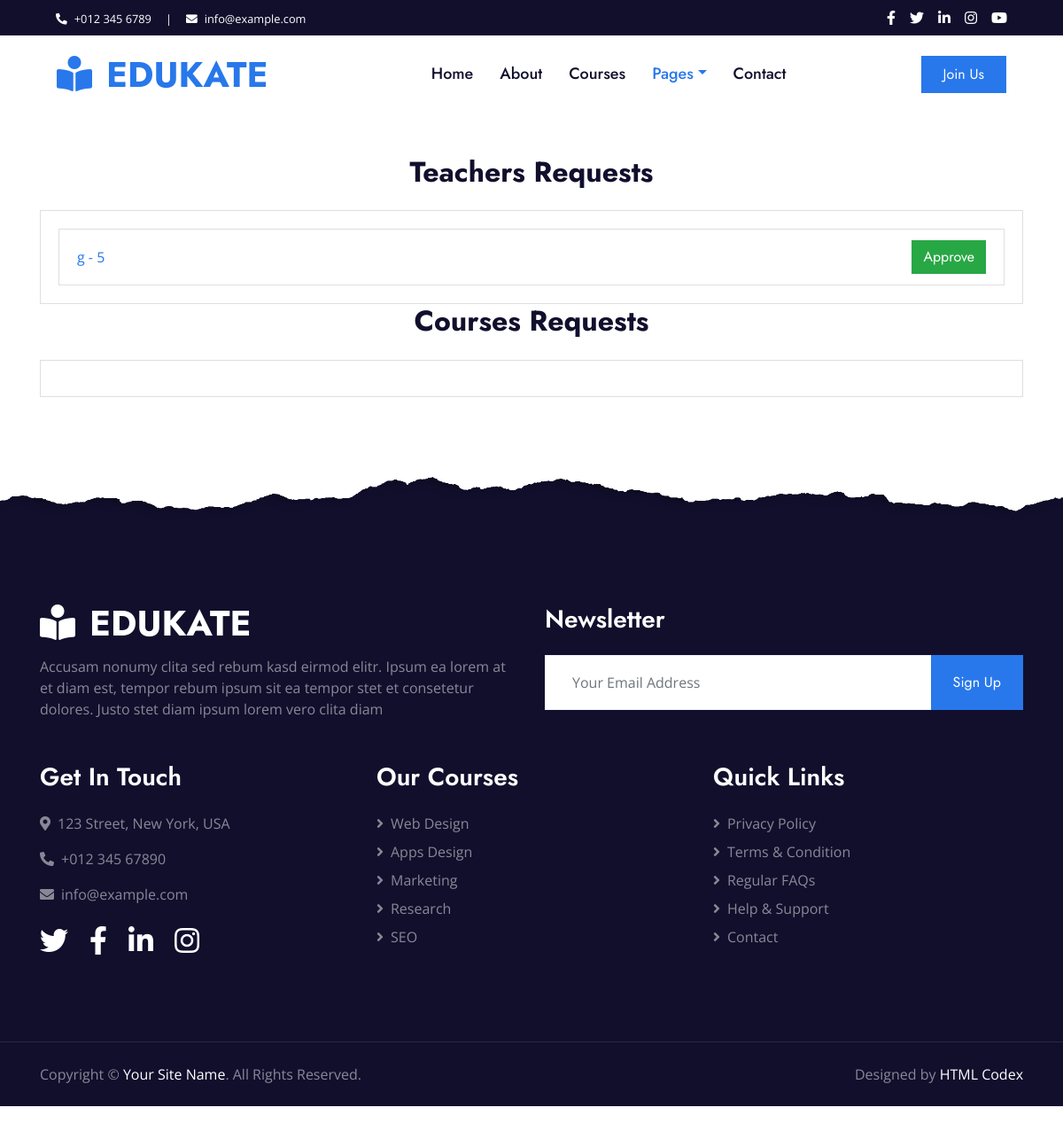
Before: /admin_dashboard with the older database file.
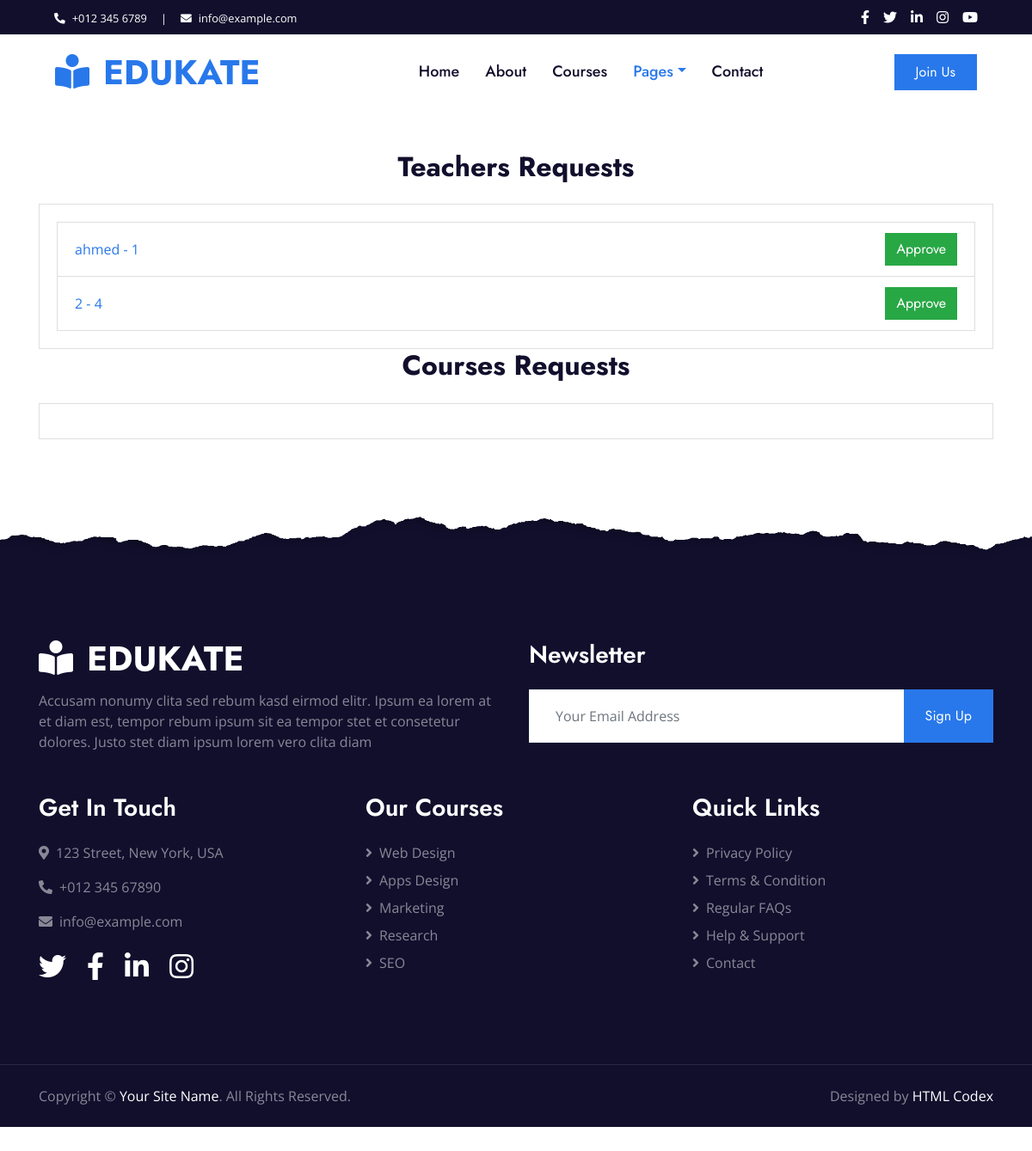
After: the same page with the newer database file.
### main.py (models this page shows, shortened)
    class Teacher(UserMixin, db.Model):
        id = db.Column(db.Integer, primary_key=True)
        name = db.Column(db.String(1000))
        phone = db.Column(db.String(100), unique=True)
        status = db.Column(db.String(100))
        videos = db.relationship('Videos', back_populates='teacher')

### main.py (the view)
@app.route("/admin_dashboard")
def admin_dashboard():
    pending_requests = Teacher.query.filter_by(status='pending').all()
    return render_template("admin_dashboard.html", pending_requests=pending_requests)

### templates/admin_dashboard.html (shortened to what this page needs)
<!DOCTYPE html>
<html lang="en">
<head>
    <link href="https://cdnjs.cloudflare.com/ajax/libs/font-awesome/5.10.0/css/all.min.css" rel="stylesheet">
    <link href="lib/owlcarousel/assets/owl.carousel.min.css" rel="stylesheet">
    <link href="../static/css/style.css" rel="stylesheet">
</head>
<body>
    <div class="container-fluid bg-dark">
        <div class="row py-2 px-lg-5">
            <div class="col-lg-6 text-center text-lg-left mb-2 mb-lg-0">
                <div class="d-inline-flex align-items-center text-white">
                    <small><i class="fa fa-phone-alt mr-2"></i>+012 345 6789</small>
                    <small class="px-3">|</small>
                    <small><i class="fa fa-envelope mr-2"></i>info@example.com</small>
                </div>
            </div>
            <div class="col-lg-6 text-center text-lg-right">
                <div class="d-inline-flex align-items-center">
                    <a class="text-white px-2" href="">
                        <i class="fab fa-facebook-f"></i>
                    </a>
                    <a class="text-white px-2" href="">
                        <i class="fab fa-twitter"></i>
                    </a>
                    <a class="text-white px-2" href="">
                        <i class="fab fa-linkedin-in"></i>
                    </a>
                    <a class="text-white px-2" href="">
                        <i class="fab fa-instagram"></i>
                    </a>
                    <a class="text-white pl-2" href="">
                        <i class="fab fa-youtube"></i>
                    </a>
                </div>
            </div>
        </div>
    </div>
    <div class="container-fluid p-0">
        <nav class="navbar navbar-expand-lg bg-white navbar-light py-3 py-lg-0 px-lg-5">
            <a href="index.html" class="navbar-brand ml-lg-3">
                <h1 class="m-0 text-uppercase text-primary"><i class="fa fa-book-reader mr-3"></i>Edukate</h1>
            </a>
            <div class="collapse navbar-collapse justify-content-between px-lg-3" id="navbarCollapse">
                <div class="navbar-nav mx-auto py-0">
                    <a href="index.html" class="nav-item nav-link">Home</a>
                    <a href="about.html" class="nav-item nav-link">About</a>
                    <a href="course.html" class="nav-item nav-link">Courses</a>
                    <div class="nav-item dropdown">
                        <a href="#" class="nav-link dropdown-toggle active" data-toggle="dropdown">Pages</a>
                    </div>
                    <a href="contact.html" class="nav-item nav-link">Contact</a>
                </div>
                <a href="" class="btn btn-primary py-2 px-4 d-none d-lg-block">Join Us</a>
            </div>
        </nav>
    </div>
<section id="admin-dashboard" class="py-5">
    <div class="container">
        <h2 class="text-center mb-4">Teachers Requests</h2>
        <div class="card">
            <div class="card-body">
                <ul class="list-group">
                    {% for request in pending_requests %}
                        <li class="list-group-item d-flex justify-content-between align-items-center">
                            <a href="{{ url_for('play_video_sample', teacher_id=request.id) }}">
                                {{ request.name }} - {{ request.phone }}
                            </a>
                            <a href="{{ url_for('approve_teacher_request', request_id=request.id) }}" class="btn btn-success">Approve</a>
                        </li>
                    {% endfor %}
                </ul>
            </div>
        </div>
    </div>
    <div class="container">
        <h2 class="text-center mb-4">Courses Requests</h2>
                <div class="card">
            <div class="card-body">
            </div>
        </div>
    </div>
    <div class="container-fluid position-relative overlay-top bg-dark text-white-50 py-5" style="margin-top: 90px;">
        <div class="container mt-5 pt-5">
            <div class="row">
                <div class="col-md-6 mb-5">
                    <a href="index.html" class="navbar-brand">
                        <h1 class="mt-n2 text-uppercase text-white"><i class="fa fa-book-reader mr-3"></i>Edukate</h1>
                    </a>
                    <p class="m-0">Accusam nonumy clita sed rebum kasd eirmod elitr. Ipsum ea lorem at et diam est, tempor rebum ipsum sit ea tempor stet et consetetur dolores. Justo stet diam ipsum lorem vero clita diam</p>
                </div>
                <div class="col-md-6 mb-5">
                    <h3 class="text-white mb-4">Newsletter</h3>
                    <div class="w-100">
                        <div class="input-group">
                            <input type="text" class="form-control border-light" style="padding: 30px;" placeholder="Your Email Address">
                            <div class="input-group-append">
                                <button class="btn btn-primary px-4">Sign Up</button>
                            </div>
                        </div>
                    </div>
                </div>
            </div>
            <div class="row">
                <div class="col-md-4 mb-5">
                    <h3 class="text-white mb-4">Get In Touch</h3>
                    <p><i class="fa fa-map-marker-alt mr-2"></i>123 Street, New York, USA</p>
                    <p><i class="fa fa-phone-alt mr-2"></i>+012 345 67890</p>
                    <p><i class="fa fa-envelope mr-2"></i>info@example.com</p>
                    <div class="d-flex justify-content-start mt-4">
                        <a class="text-white mr-4" href="#"><i class="fab fa-2x fa-twitter"></i></a>
                        <a class="text-white mr-4" href="#"><i class="fab fa-2x fa-facebook-f"></i></a>
                        <a class="text-white mr-4" href="#"><i class="fab fa-2x fa-linkedin-in"></i></a>
                        <a class="text-white" href="#"><i class="fab fa-2x fa-instagram"></i></a>
                    </div>
                </div>
                <div class="col-md-4 mb-5">
                    <h3 class="text-white mb-4">Our Courses</h3>
                    <div class="d-flex flex-column justify-content-start">
                        <a class="text-white-50 mb-2" href="#"><i class="fa fa-angle-right mr-2"></i>Web Design</a>
                        <a class="text-white-50 mb-2" href="#"><i class="fa fa-angle-right mr-2"></i>Apps Design</a>
                        <a class="text-white-50 mb-2" href="#"><i class="fa fa-angle-right mr-2"></i>Marketing</a>
                        <a class="text-white-50 mb-2" href="#"><i class="fa fa-angle-right mr-2"></i>Research</a>
                        <a class="text-white-50" href="#"><i class="fa fa-angle-right mr-2"></i>SEO</a>
                    </div>
                </div>
                <div class="col-md-4 mb-5">
                    <h3 class="text-white mb-4">Quick Links</h3>
                    <div class="d-flex flex-column justify-content-start">
                        <a class="text-white-50 mb-2" href="#"><i class="fa fa-angle-right mr-2"></i>Privacy Policy</a>
                        <a class="text-white-50 mb-2" href="#"><i class="fa fa-angle-right mr-2"></i>Terms & Condition</a>
                        <a class="text-white-50 mb-2" href="#"><i class="fa fa-angle-right mr-2"></i>Regular FAQs</a>
                        <a class="text-white-50 mb-2" href="#"><i class="fa fa-angle-right mr-2"></i>Help & Support</a>
                        <a class="text-white-50" href="#"><i class="fa fa-angle-right mr-2"></i>Contact</a>
                    </div>
                </div>
            </div>
        </div>
    </div>
    <div class="container-fluid bg-dark text-white-50 border-top py-4" style="border-color: rgba(256, 256, 256, .1) !important;">
        <div class="container">
            <div class="row">
                <div class="col-md-6 text-center text-md-left mb-3 mb-md-0">
                    <p class="m-0">Copyright &copy; <a class="text-white" href="#">Your Site Name</a>. All Rights Reserved.
                    </p>
                </div>
                <div class="col-md-6 text-center text-md-right">
                    <p class="m-0">Designed by <a class="text-white" href="https://htmlcodex.com">HTML Codex</a>
                    </p>
                </div>
            </div>
        </div>
    </div>
</body>
</html>

Changed rows visible on the page:
changed Teacher: name "g" → "ahmed"; phone "5" → "1"
added Teacher: name "2", phone "4"
